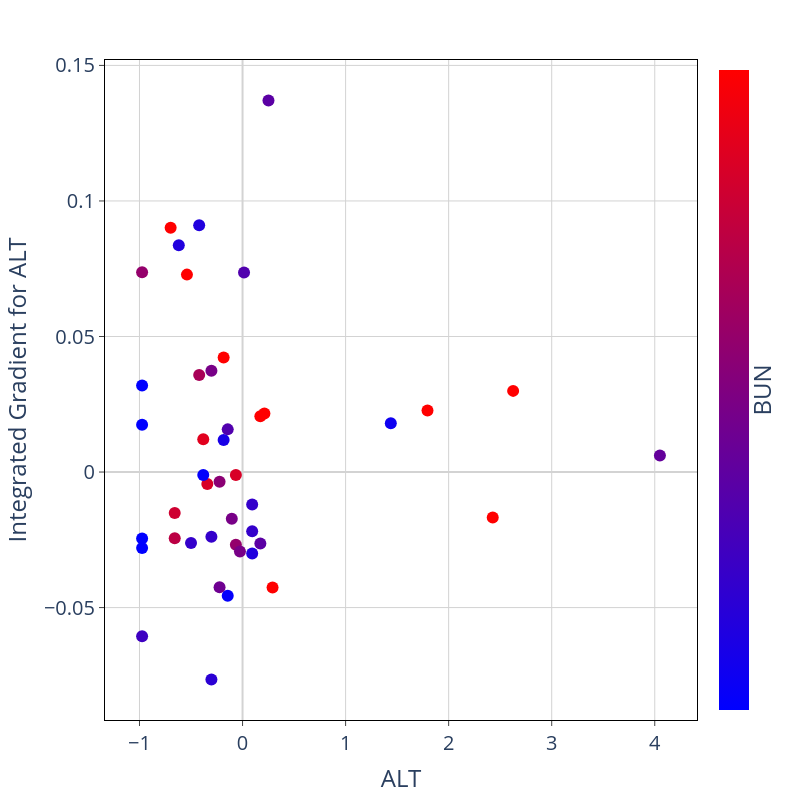

The notebook cell saved with this chart:
### Code cell
feat_1 = IGtable.columns[feature_order[0]]
feat_2 = IGtable.columns[feature_order[1]]

fig = px.scatter(x = IG_X[feat_1], y = IGtable[feat_1], color = IG_X[feat_2])
fig.update_traces(marker=dict(size=12))

fig.update_layout(
    plot_bgcolor='white',
    autosize=False,
    width=800,
    height=800,
    coloraxis = {'colorscale':'Bluered'},
    xaxis_title = feat_1,
    yaxis_title = "Integrated Gradient for " + feat_1,
    font=dict(size=20)
)

fig.update_xaxes(
    zeroline=True,
    zerolinecolor='lightgrey',
    mirror=True,
    ticks='outside',
    showline=True,
    linecolor='black',
    gridcolor='lightgrey'
    )
    
fig.update_yaxes(
    zeroline=True,
    zerolinecolor='lightgrey',
    mirror=True,
    ticks='outside',
    showline=True,
    linecolor='black',
    gridcolor='lightgrey'
)

fig.update_coloraxes(colorbar_showticklabels=False,
                    colorbar_title=dict(text=feat_2,side = "right"),
                    cmin = -1, cmax = 1)

fig.show()

### Figure 1 — Plotly figure (JSON) as saved in the notebook; plotly's stock layout.template omitted (floating-point values rounded to 4 significant figures)
{"data": [{"hovertemplate": "x=%{x}<br>y=%{y}<br>color=%{marker.color}<extra></extra>", "legendgroup": "", "marker": {"color": [1.369, 1.068, -1.643, 0.9924, 0.616, -0.7392, -0.8145, -0.3628, -0.8898, 1.971, 2.122, -1.643, -0.2875, 0.6913, 0.1643, 0.08898, -0.0616, -0.7392, 0.3148, 2.423, 0.6913, 0.4654, 1.369, -0.3628, -0.0616, -0.5886, -0.5133, -0.5886, -0.5886, -1.643, -0.2875, -0.5886, 0.1643, 1.068, -0.9651, -0.9651, -0.6639, 1.444, -0.7392, -1.643, -0.1369, -0.2122, 0.7666, -0.0616], "coloraxis": "coloraxis", "size": 12, "symbol": "circle"}, "mode": "markers", "name": "", "orientation": "v", "showlegend": false, "type": "scatter", "x": [-0.1834, 1.795, -0.9747, 0.1726, -0.6582, -0.4208, -0.1834, 0.01439, 1.439, -0.5395, 2.626, -0.9747, 0.2518, -0.06474, -0.9747, -0.223, -0.3021, -0.6186, -0.4208, 0.2122, -0.3417, -0.6582, -0.6978, -0.1439, -0.1043, 0.09351, -0.9747, -0.4999, 0.09351, -0.9747, 0.1726, -0.3021, -0.06474, 2.428, -0.1439, -0.3812, -0.3021, 0.2913, 0.09351, -0.9747, -0.223, 4.05, -0.3812, -0.02518], "xaxis": "x", "y": [0.04225, 0.02268, 0.01744, 0.02054, -0.01508, 0.09101, 0.0118, 0.07365, 0.01802, 0.07283, 0.02994, 0.0319, 0.1371, -0.001116, 0.07367, -0.003622, 0.03736, 0.08366, 0.03576, 0.02155, -0.004453, -0.02438, 0.0901, 0.01574, -0.01724, -0.02186, -0.06061, -0.02615, -0.01196, -0.02801, -0.02632, -0.02391, -0.02681, -0.01674, -0.0456, -0.001129, -0.07653, -0.04257, -0.03004, -0.02448, -0.04254, 0.006086, 0.01206, -0.02928], "yaxis": "y"}], "layout": {"autosize": false, "coloraxis": {"cmax": 1, "cmin": -1, "colorbar": {"showticklabels": false, "title": {"side": "right", "text": "BUN"}}, "colorscale": [[0, "rgb(0,0,255)"], [1, "rgb(255,0,0)"]]}, "font": {"size": 20}, "height": 800, "legend": {"tracegroupgap": 0}, "margin": {"t": 60}, "plot_bgcolor": "white", "width": 800, "xaxis": {"anchor": "y", "autorange": true, "domain": [0, 1], "gridcolor": "lightgrey", "linecolor": "black", "mirror": true, "range": [-1.334, 4.409], "showline": true, "ticks": "outside", "title": {"text": "ALT"}, "type": "linear", "zeroline": true, "zerolinecolor": "lightgrey"}, "yaxis": {"anchor": "x", "autorange": true, "domain": [0, 1], "gridcolor": "lightgrey", "linecolor": "black", "mirror": true, "range": [-0.09147, 0.152], "showline": true, "ticks": "outside", "title": {"text": "Integrated Gradient for ALT"}, "type": "linear", "zeroline": true, "zerolinecolor": "lightgrey"}}}
